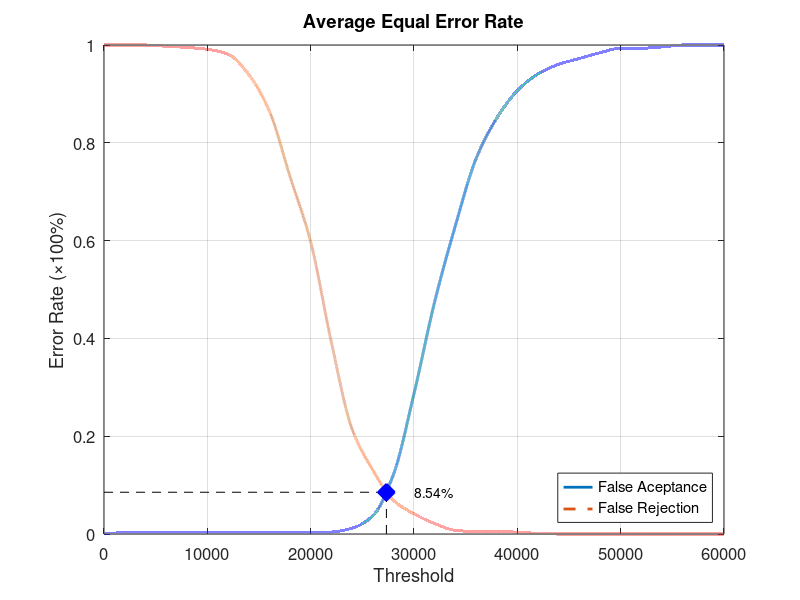
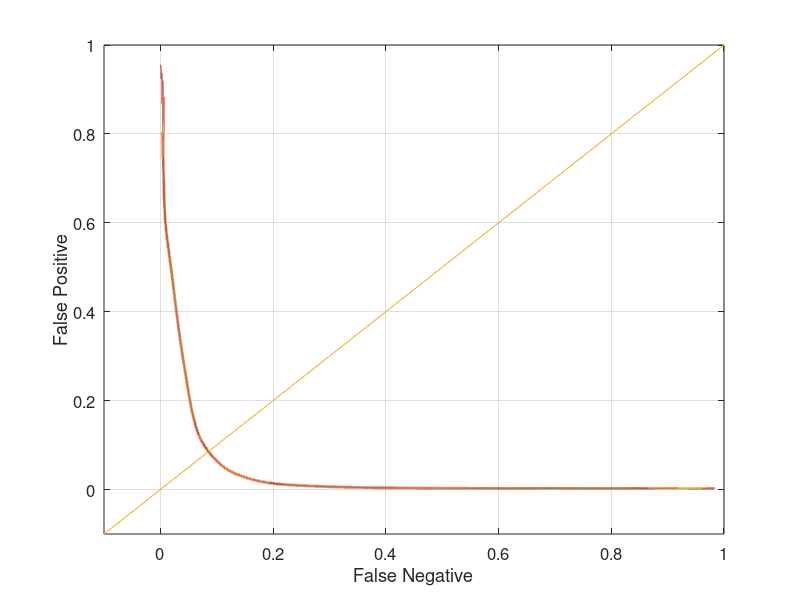

Write MATLAB code to recreate these figures, in order.
function yEER = Experiment3Average
close all;
clear;
clc;
x = 0:2000:60000;
xq = 0:0.5:60000;

y0 = [0 0.00263158 0.00263158 0.00263158 0.00263158 0.00263158 0.00263158 0.00263158 0.00263158 0.00263158 0.00263158 0.00394737 0.0118421 0.0368421 0.121053 0.286842 0.475 0.630263 0.767105 0.85 0.906579 0.940789 0.960526 0.972368 0.98421 0.993421 0.993421 0.996053 1 1 1];
yy0 = interp1(x, y0, xq, 'pchip');
y1 = [1 1 1 0.9975 0.995 0.99125 0.98125 0.94 0.865 0.73125 0.5975 0.3925 0.215 0.13125 0.06875 0.04125 0.02125 0.0075 0.005 0.005 0.00375 0.00125 0 0 0 0 0 0 0 0 0];
yy1 = interp1(x, y1, xq, 'pchip');

% Calculating EER: 
y2 = abs(y0 - y1);
find(y2 == min(y2))
yy2 = abs(yy0 - yy1);
xEER = find(yy2 == min(yy2));
xEERIndex = xq(xEER) % X-axis EER
yEER = yy0(xEER) % Y-axis EER

main = figure
plot(xq, yy0,'-','LineWidth', 2);	hold on
plot(xq, yy1,'--','LineWidth', 2);	hold on
plot([xEERIndex xEERIndex], [0 yEER], 'k--');	hold on
plot([0 xEERIndex], [yEER yEER], 'k--');	hold on
plot(xEERIndex, yEER, 'bx', 'LineWidth', 10);	hold on
text(xEERIndex + 10 * xEERIndex / 100, yEER, [num2str(round((10000 * yEER)) / 100) '%'])
legend('False Aceptance', 'False Rejection', 'Location', 'SouthEast')
xlabel('Threshold')
ylabel('Error Rate (\times100%)')
title('Average Equal Error Rate')
set(gca, 'FontSize', 12)
axis([0 60000 0 1])
grid on

print(main, 'Experiment3AverageMain', '-dpng');
FNRxFPR = figure('Color', [1 1 1]);
plot(yy1, yy0, '-', yy1, yy0, 'LineWidth', 2);
hold on
y = -0.1:0.1:1
plot(y, y); 
set(gca, 'FontSize', 12)
xlabel('False Negative')
ylabel('False Positive')
axis([-0.1 1 -0.1 1])
set(gca, 'FontSize', 12)
grid on

print(FNRxFPR, 'Experiment3AverageFNRxFPR','-dpng');
end
